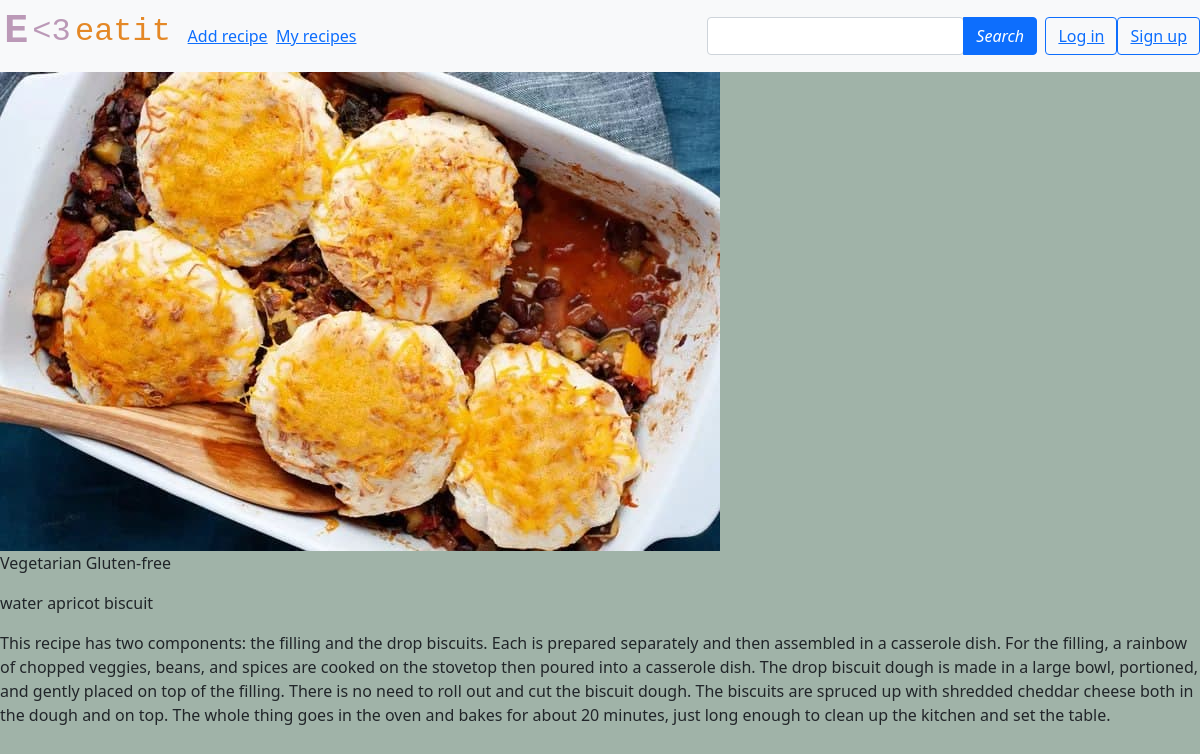
The app's page /post/24/ with its own data.
### recipes/models.py (models this page shows, shortened)
class Recipe(models.Model):
    name = models.CharField('Recipe name', max_length=50, unique=True)
    photo = models.ImageField('Photo', upload_to='photos')
    content = models.TextField('Content', blank=False)
    time_created = models.DateTimeField('Creation time', auto_now_add=True)
    time_updated = models.DateTimeField('Update time', auto_now=True)
    author = models.ForeignKey(User, on_delete=models.CASCADE, related_name='posts')
    cat = models.ManyToManyField('Category', verbose_name='Categories')
    ingr = models.ManyToManyField('Ingredient', verbose_name='Ingredients')
    class Meta:
        ordering = ['-time_created', 'name']

class Category(models.Model):
    name = models.CharField(max_length=20, unique=True)
    class Meta:
        verbose_name_plural = 'Categories'

class Ingredient(models.Model):
    name = models.CharField(max_length=20, unique=True)

### recipes/views.py (the view)
# urls.py: path('post/<int:post_id>/', show_post, name='post'),
def show_post(request, post_id):
    recipe = Recipe.objects.filter(id=post_id).first()
    return render(request, 'recipes/recipe.html', {'recipe': recipe})

### recipes/templates/recipes/recipe.html (shortened to what this page needs)
{% extends 'recipes/base.html' %}
{% load static %}
{% block content %}
<img src="{{ recipe.photo.url }}">
        <p>
            {% for c in recipe.cat.all %}
                      {{ c.name }}
            {% endfor %}
        </p>
        <p>
            {% for ing in recipe.ingr.all %}
              {{ ing.name }}
            {% endfor %}
        </p>
        <p>{{ recipe.content}} </p>
{% endblock content %}

### recipes/templates/recipes/base.html (style rules this page uses)
html, body { height: 100%; margin: 0; background: #a0b3a8; }

### records on screen
Recipe: photo (picture), content "This recipe has two components: the filling and the drop biscuits. Each is prepared separately and then assembled in a casserole dish. For the filling, a rainbow of chopped veggies, beans, and spices are cooked on the stovetop then poured into a casserole dish. The drop biscuit dough is made in a large bowl, portioned, and gently placed on top of the filling. There is no need to roll out and cut the biscuit dough. The biscuits are spruced up with shredded cheddar cheese both in the dough and on top. The whole thing goes in the oven and bakes for about 20 minutes, just long enough to clean up the kitchen and set the table."
Category: name "Vegetarian"
Category: name "Gluten-free"
Ingredient: name "water"
Ingredient: name "apricot"
Ingredient: name "biscuit"
